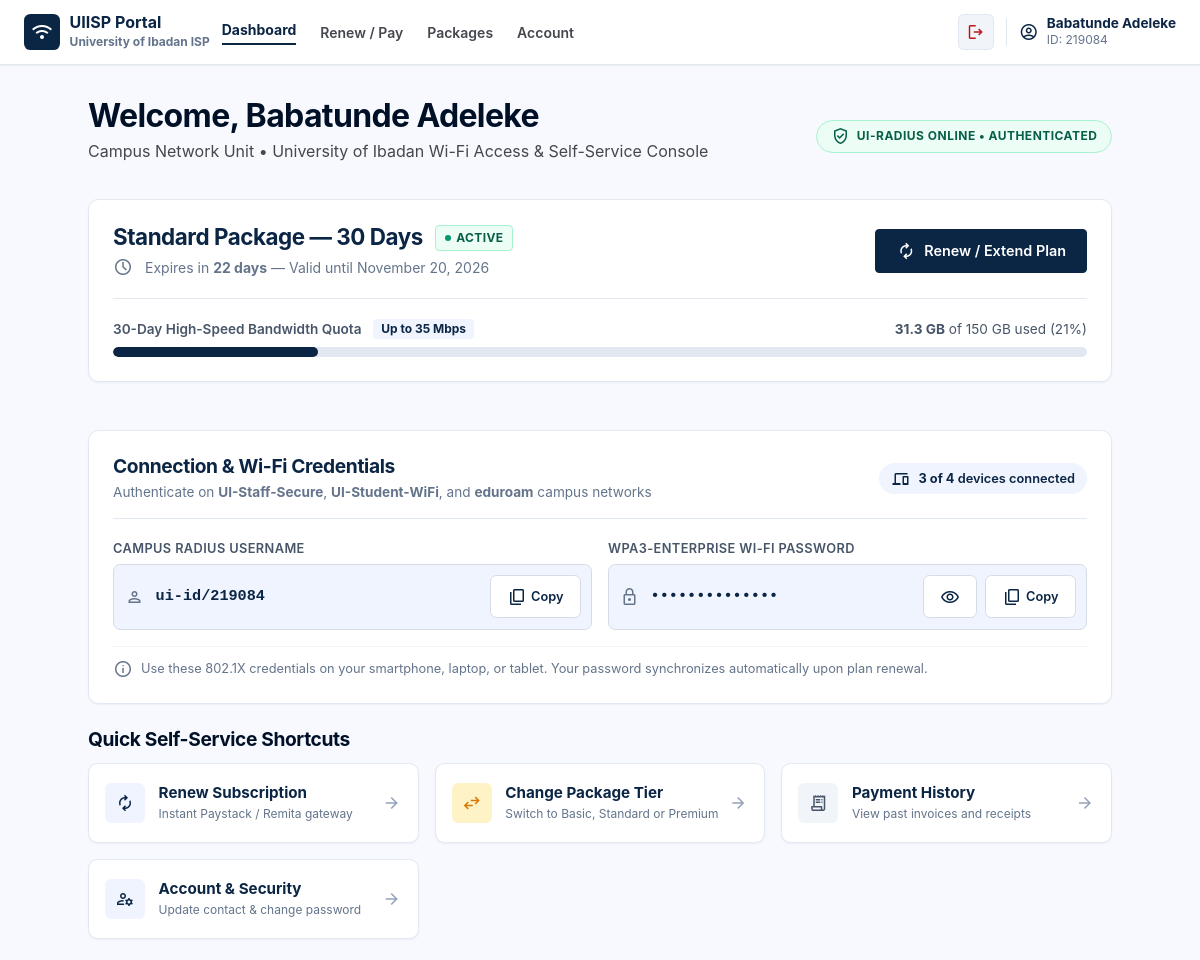
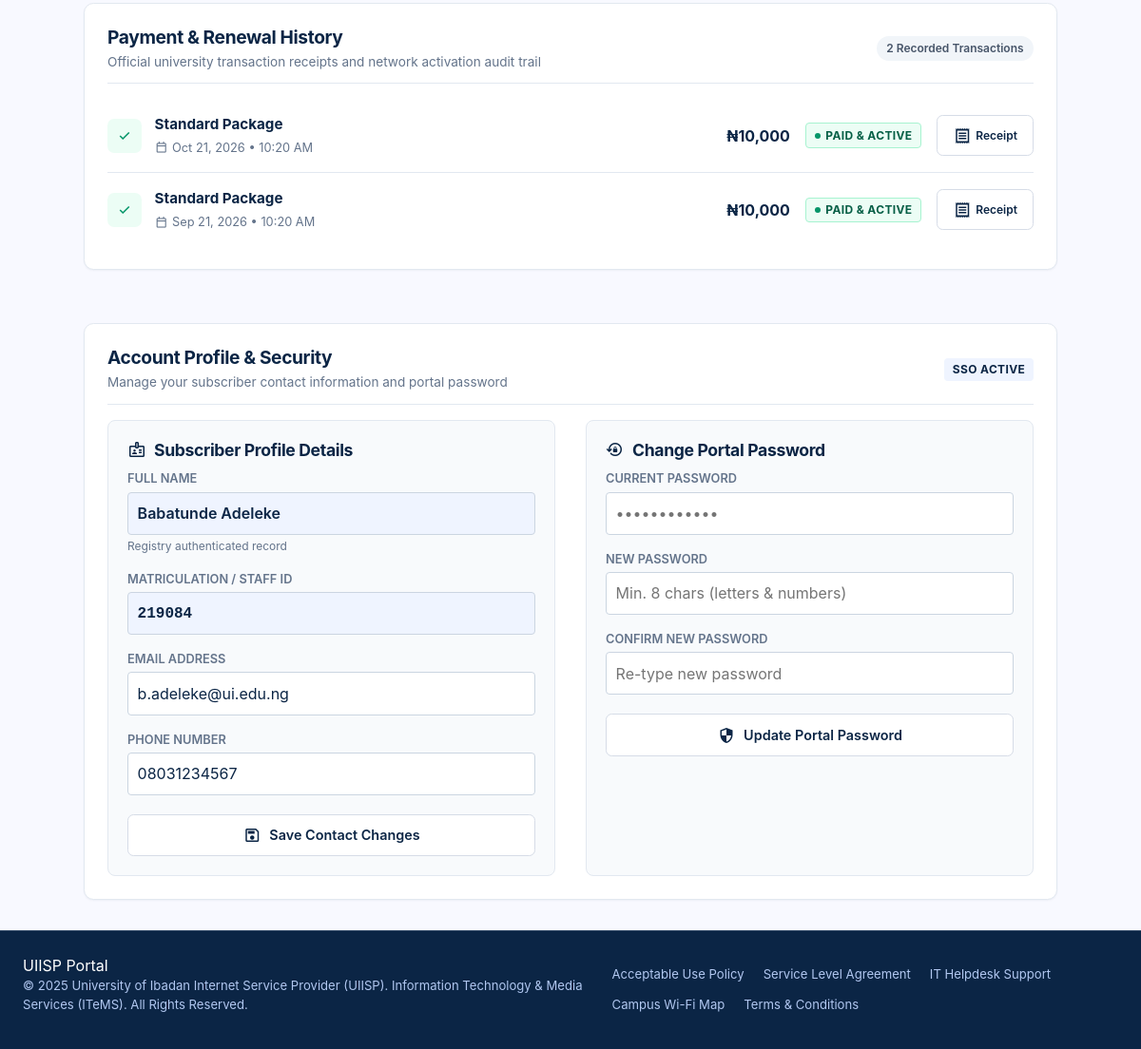
Page /subscriber-dashboard.php (signed in) on the committed database (2 pictures, top to bottom).
### tables this page shows
CREATE TABLE IF NOT EXISTS user (
    id INT AUTO_INCREMENT PRIMARY KEY,
    matric VARCHAR(50) NOT NULL UNIQUE,
    fullname VARCHAR(150) NOT NULL,
    phone VARCHAR(30) NOT NULL,
    email VARCHAR(150) NOT NULL UNIQUE,
    password VARCHAR(255) NOT NULL,
    created_at TIMESTAMP DEFAULT CURRENT_TIMESTAMP
);

CREATE TABLE IF NOT EXISTS subscription_history (
    id INT AUTO_INCREMENT PRIMARY KEY,
    user_id VARCHAR(50) NOT NULL,
    plan VARCHAR(100) NOT NULL,
    amount INT NOT NULL,
    `date` DATETIME NOT NULL DEFAULT CURRENT_TIMESTAMP,
    INDEX idx_user_id (user_id)
);

### subscriber-dashboard.php (the view, shortened to what the rows shown need)
<?php
require_once __DIR__ . '/Model/Customer.php';
require_once __DIR__ . '/Model/Subscription.php';
$matric = $_SESSION['matric'];
$customerModel = new Customer();
$userProfile = $customerModel->findByMatric($matric);
$fullname = $userProfile['fullname'] ?? $_SESSION['fullname'] ?? 'Subscriber';
$email    = $userProfile['email'] ?? $_SESSION['email'] ?? '';
$phone    = $userProfile['phone'] ?? $_SESSION['phone'] ?? '';
$subscriptionModel = new Subscription();
$subscription = $subscriptionModel->getActiveSubscription($matric);
$history = $subscriptionModel->getRecentPayments($matric, 10);
?>
<?php include __DIR__ . '/partials/head.php'; ?>
<body class="dashboard-page">
  <?php $portalPage = 'dashboard'; include __DIR__ . '/partials/portal-header.php'; ?>
  <main class="dashboard-main">
    <div class="dashboard-intro">
      <div>
        <h1>Welcome, <?= htmlspecialchars($fullname) ?></h1>
        <p>
          Campus Network Unit • University of Ibadan Wi-Fi Access &amp; Self-Service Console
        </p>
      </div>
    </div>
    <section class="dashboard-card plan-summary-card">
      <div class="plan-summary-header">
        <div class="plan-summary-info">
          <div class="plan-title-row">
            <h2><?= htmlspecialchars($subscription['plan_name']) ?></h2>
          </div>
        </div>
      </div>
    </section>
    <section class="dashboard-card credentials-card">
      <div class="credentials-card-header">
        <div>
          <h2>Connection &amp; Wi-Fi Credentials</h2>
        </div>
      </div>
    </section>
    <section class="dashboard-card" id="history">
      <div class="history-card-header">
        <div>
          <h2>Payment &amp; Renewal History</h2>
        </div>
      </div>
      <div class="history-list">
        <?php if (empty($history)): ?>
          <div class="empty-state">
            <span class="material-symbols-outlined">history_toggle_off</span>
            <p>No subscription payment records found yet.</p>
            <a href="subscription-payment.php" class="btn btn-primary">Purchase Your First Package</a>
          </div>
        <?php else: ?>
          <?php foreach ($history as $item): ?>
            <div class="history-item">
              <div class="history-item-left">
                <div class="history-check-icon">
                  <span class="material-symbols-outlined">check</span>
                </div>
                <div>
                  <strong class="history-plan-name"><?= htmlspecialchars($item['plan']) ?></strong>
                  <div class="history-date">
                    <span class="material-symbols-outlined" style="font-size:0.9rem;">calendar_today</span>
                    <?= htmlspecialchars(date('M j, Y • h:i A', strtotime($item['date']))) ?>
                  </div>
                </div>
              </div>
              <div class="history-item-right">
                <span class="history-amount">₦<?= number_format((float) $item['amount']) ?></span>
                <span class="status-badge status-badge--active">
                  <span class="status-dot"></span>
                  Paid &amp; Active
                </span>
                <button class="btn-receipt" onclick="viewReceipt('<?= htmlspecialchars($item['plan']) ?>', '<?= number_format((float)$item['amount']) ?>', '<?= htmlspecialchars(date('M j, Y h:i A', strtotime($item['date']))) ?>', '<?= htmlspecialchars($matric) ?>', '<?= htmlspecialchars($fullname) ?>', 'REC-<?= str_pad((string)$item['id'], 6, '0', STR_PAD_LEFT) ?>')" type="button" title="View Official Receipt">
                  <span class="material-symbols-outlined">receipt</span>
                  <span>Receipt</span>
                </button>
              </div>
            </div>
          <?php endforeach; ?>
        <?php endif; ?>
      </div>
    </section>
    <section class="dashboard-card" id="account" style="margin-top:2rem;">
      <div class="history-card-header">
        <div>
          <h2>Account Profile &amp; Security</h2>
        </div>
      </div>
      <div style="display:grid; grid-template-columns:repeat(auto-fit, minmax(320px, 1fr)); gap:2rem; margin-top:1rem;">
        <div style="background:#f8fafc; border:1px solid #e2e8f0; border-radius:0.5rem; padding:1.25rem;">
          <form method="POST" action="process-profile.php">
            <div style="margin-bottom:1rem;">
              <label style="display:block; font-size:0.8rem; font-weight:600; color:#64748b; margin-bottom:0.25rem; text-transform:uppercase;">Full Name</label>
              <input type="text" value="<?= htmlspecialchars($fullname) ?>" readonly style="width:100%; padding:0.6rem; border:1px solid #cbd5e1; border-radius:0.25rem; background:#eff4ff; font-weight:600; color:#0b2545;">
              <span style="font-size:0.75rem; color:#64748b; margin-top:0.2rem; display:block;">Registry authenticated record</span>
            </div>
            <div style="margin-bottom:1rem;">
              <label style="display:block; font-size:0.8rem; font-weight:600; color:#64748b; margin-bottom:0.25rem; text-transform:uppercase;">Email Address</label>
              <input type="email" name="email" value="<?= htmlspecialchars($email) ?>" required style="width:100%; padding:0.6rem; border:1px solid #cbd5e1; border-radius:0.25rem; background:#fff; color:#0b2545;">
            </div>
            <div style="margin-bottom:1.25rem;">
              <label style="display:block; font-size:0.8rem; font-weight:600; color:#64748b; margin-bottom:0.25rem; text-transform:uppercase;">Phone Number</label>
              <input type="tel" name="phone" value="<?= htmlspecialchars($phone) ?>" required style="width:100%; padding:0.6rem; border:1px solid #cbd5e1; border-radius:0.25rem; background:#fff; color:#0b2545;">
            </div>
          </form>
        </div>
      </div>
    </section>
  </main>
</body>
</html>

### partials/portal-header.php (shortened to what the rows shown need)
<?php
$currentUser = [
    'fullname' => $_SESSION['fullname'] ?? 'Subscriber',
    'matric'   => $_SESSION['matric'] ?? 'UI-USER',
];
if (($portalPage ?? '') === 'dashboard'):
?>
<header class="page-header portal-header">
  <div class="header-inner">
    <div class="portal-brand">
      <a href="index.php" style="text-decoration:none; color:inherit; display:flex; align-items:center; gap:0.6rem;">
        <div style="width:2.25rem; height:2.25rem; background:#0b2545; color:#fff; border-radius:0.4rem; display:grid; place-items:center;">
          <span class="material-symbols-outlined">wifi</span>
        </div>
        <div>
          <span style="font-weight:700; color:#0b2545; display:block; line-height:1.2;">UIISP Portal</span>
          <span style="display:block; font-size:0.75rem; color:#64748b;">University of Ibadan ISP</span>
        </div>
      </a>
      <nav class="desktop-nav">
        <a href="subscriber-dashboard.php" class="is-active">Dashboard</a>
        <a href="subscription-payment.php">Renew / Pay</a>
        <a href="index.php#packages">Packages</a>
        <a href="subscriber-dashboard.php#account">Account</a>
      </nav>
    </div>
    <div class="portal-profile">
      <a href="logout.php" title="Sign Out" class="btn-portal-icon" style="color:#ba1a1a; text-decoration:none;">
        <span class="material-symbols-outlined">logout</span>
      </a>
      <a href="subscriber-dashboard.php#account" class="profile-badge" title="Manage Account & Security" style="text-decoration:none; color:inherit; cursor:pointer;">
        <div class="profile-avatar">
          <span class="material-symbols-outlined">account_circle</span>
        </div>
        <div class="profile-details">
          <span class="profile-name"><?= htmlspecialchars($currentUser['fullname']) ?></span>
          <span class="profile-id">ID: <?= htmlspecialchars($currentUser['matric']) ?></span>
        </div>
      </a>
    </div>
  </div>
</header>
<?php endif; ?>

### rows in the picture
user: fullname "Babatunde Adeleke", matric "219084", email "b.adeleke@ui.edu.ng", phone "08031234567"
subscription_history: plan "Standard Package", date "Oct 21, 2026 • 10:20 AM", amount "10,000"
subscription_history: plan "Standard Package", date "Sep 21, 2026 • 10:20 AM", amount "10,000"

### other values in the picture
$subscription['plan_name'] "Standard Package — 30 Days"
$subscription['status'] "ACTIVE"
$subscription['days_remaining'] "22"
$subscription['expiry_date'] "November 20, 2026"
$subscription['speed'] "Up to 35 Mbps"
$subscription['data_used_gb'] "31.3"
$subscription['data_total_gb'] "150"
$subscription['usage_percent'] "21"
$subscription['connected_devices'] "3"
$subscription['max_devices'] "4"
count($history) "2"
